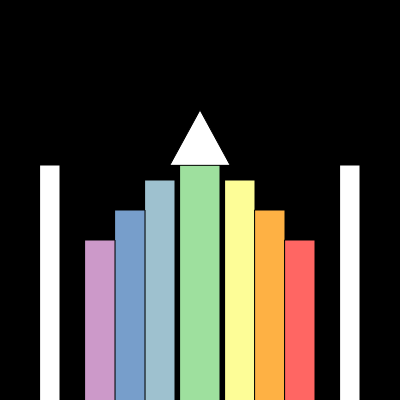
Frame 1 (no input)
Frame 60 (no input): identical to frame 1, image omitted
Frame 120 (the mouse pressed at the canvas centre since frame 60): identical to frame 1, image omitted

The p5.js sketch that drew this single still picture (run headless with seeded random() and noise() and a simulated clock; from frame 60 on, the mouse is pressed at the canvas centre):

// p5.js sketch
// ── sketch.js
function setup() {
  createCanvas(400,400);
}

function draw() {
  background(0);  
  fill("");
  rectMode(CENTER);
  //The middle one
  fill(158, 224, 158);
  rect(200, 300, 40, 300);

  //The first pair of side ones
  fill(253, 253, 151);
  rect(240, 320,30, 280)

  fill(158, 193, 207);
  rect(160, 320, 30, 280);

  //The second pair of side ones
  fill(254, 177, 68);
  rect(270, 340, 30, 260);

  fill(119, 158, 203);
  rect(130, 340, 30, 260);

  //The third pair of side ones
  fill(255, 102, 99);
  rect(300, 360, 30, 240);

  fill(204, 153, 201);
  rect(100, 360, 30, 240);

  //The white blocks
  fill("white");
  rect(350, 310, 20, 290);
  rect(50, 310, 20, 290);

  //the triangle on the top.
  triangle(170, 165, 200, 110, 230, 165);
  
}
